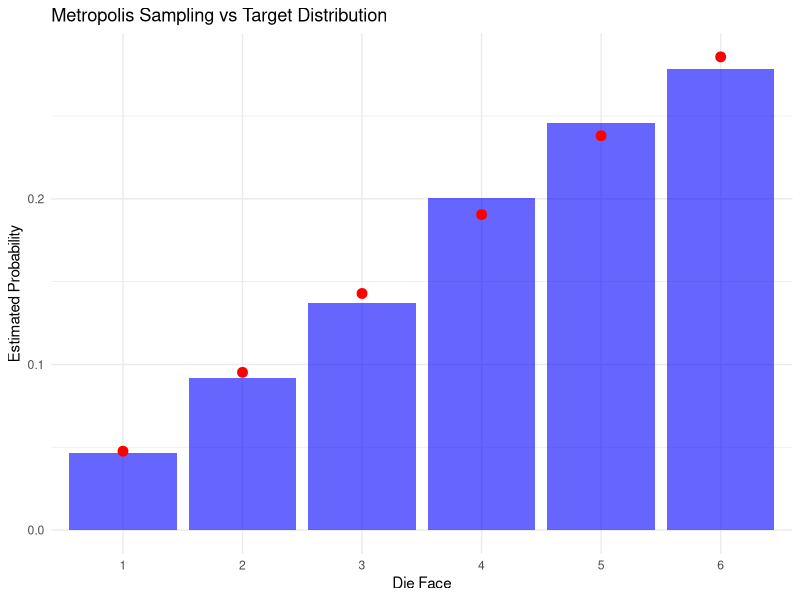
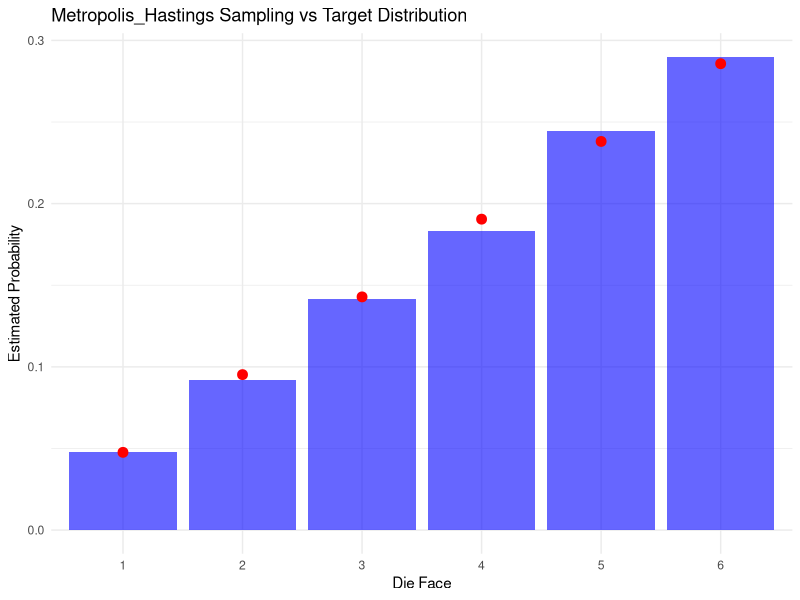

These figures' R source, in order:
## ---- chunk 1
knitr::opts_chunk$set(echo = TRUE)
## ---- chunk 2
# target distribution
pi_target <- function(theta) {
  return(theta / sum(1:6)) 
}

# Metropolis algorithm
metropolis_sampler <- function(S=10000, seed=1) {
  set.seed(1)
  states <- numeric(S)
  # Initialize state randomly
  states[1] <- sample(1:6, 1)  
  for (s in 2:S) {
    current_state <- states[s-1]
    # Uniform proposal J(j|i) = 1/6
    proposed_state <- sample(1:6, 1)  
    # acceptance probability
    alpha <- min(1, pi_target(proposed_state) / pi_target(current_state))
    # accept or reject proposal
    if (runif(1) < alpha) {
      states[s] <- proposed_state
    } else {
      states[s] <- current_state
    }
  }
  return(states)
}

samples <- metropolis_sampler(S=10000,seed=1)
## ---- chunk 3
suppressMessages(library(ggplot2))
data <- data.frame(Face = factor(samples, levels=1:6))
ggplot(data, aes(x=Face)) +
  geom_bar(aes(y = ..prop.., group = 1), fill="blue", alpha=0.6) +
  geom_point(data=data.frame(Face=factor(1:6), True_Prob=1:6 / sum(1:6)),
             aes(x=Face, y=True_Prob), color="red", size=3) +
  labs(title="Metropolis Sampling vs Target Distribution",
       x="Die Face", y="Estimated Probability") +
  theme_minimal()
## ---- chunk 4
# target distribution
pi_target <- function(theta) {
  return(theta / sum(1:6)) 
}
proposal_prob=c(0.05, 0.15, 0.2, 0.15, 0.15, 0.3)
proposal_distribution <- function() {
  return(sample(1:6, 1, prob=proposal_prob))
}

# Metropolis algorithm
metropolis_hastings_sampler <- function(S=10000, seed=1) {
  set.seed(1)
  states <- numeric(S)
  # Initialize state randomly
  states[1] <- sample(1:6, 1)  
  for (s in 2:S) {
    current_state <- states[s-1]
    proposed_state <- proposal_distribution()
    # Compute proposal probability ratio
    r_ratio <- (pi_target(proposed_state) / pi_target(current_state)) * 
               (proposal_prob[current_state] / proposal_prob[proposed_state])
    # Compute acceptance probability
    alpha <- min(1, r_ratio)
    # accept or reject proposal
    if (runif(1) < alpha) {
      states[s] <- proposed_state
    } else {
      states[s] <- current_state
    }
  }
  return(states)
}

samples_hastings <- metropolis_hastings_sampler(S=10000,seed=1)

data <- data.frame(Face = factor(samples_hastings, levels=1:6))
ggplot(data, aes(x=Face)) +
  geom_bar(aes(y = ..prop.., group = 1), fill="blue", alpha=0.6) +
  geom_point(data=data.frame(Face=factor(1:6), True_Prob=1:6 / sum(1:6)),
             aes(x=Face, y=True_Prob), color="red", size=3) +
  labs(title="Metropolis_Hastings Sampling vs Target Distribution",
       x="Die Face", y="Estimated Probability") +
  theme_minimal()
## ---- chunk 5
library(coda)
ess_symmetric <- effectiveSize(samples)
ess_non_symmetric <- effectiveSize(samples_hastings)
print(paste("ESS for symmetric proposal:", ess_symmetric))
print(paste("ESS for non-symmetric proposal:", ess_non_symmetric))
